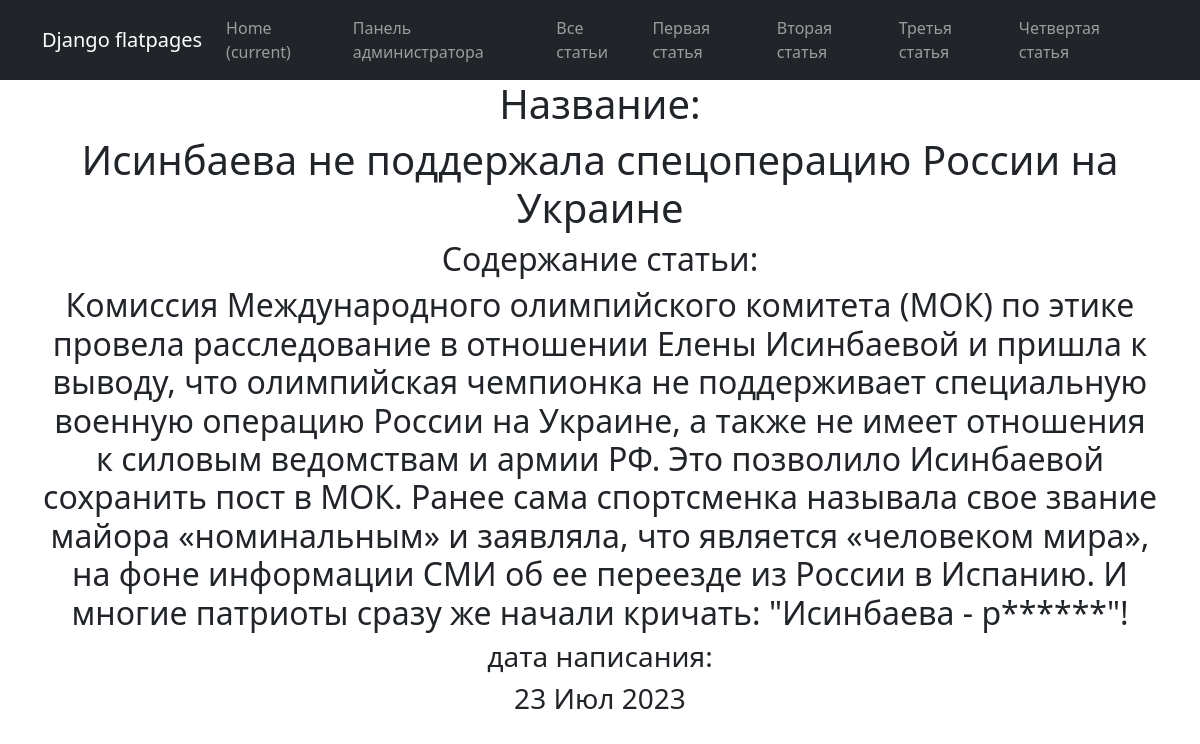
Screenshot of /news/1 with the database file from the repository.
### news/models.py (models this page shows, shortened)
class Post(models.Model):
    author = models.ForeignKey(Author, on_delete=models.CASCADE)
    name = models.CharField(max_length=100,choices = NewsArticles)
    time_in = models.DateTimeField (auto_now_add = True)
    categories = models.ManyToManyField(Category, through=PostCategory)
    title = models.CharField(max_length = 100)
    text = models.TextField()
    rating = models.IntegerField(default=0)

### news/views.py (the view)
# urls.py: path('<int:pk>', PostDetail.as_view()),
class PostDetail(DetailView):
    model = Post
    template_name = 'Post.html'
    context_object_name = 'post'

### news/templatetags/custom_censor.py (called while the page is built)
def censor(value):
   STOP_LIST = [
   'редиска',
   'хрен',
   'блин',
   'писец',
   'писос'
]
   for word in STOP_LIST:
      value = value.replace(word, word[:1]+'*' * (len(word)-1))
   return value

### templates/post.html (shortened to what this page needs)
{% extends 'flatpages/default.html' %}
{% load custom_censor %}
{% block content %}
<h1> Название: </h1>
<h1>{{ post.title|censor }}</h1>
<h2>Содержание статьи:</h2>
<h2>{{ post.text|censor }}</h2>
<h3>дата написания:</h3>
<h3>{{ post.time_in|date:'d M Y' }}</h3>
{% endblock content %}

### rows the page displays
Post: title|censor "Исинбаева не поддержала спецоперацию России на Украине", text|censor "Комиссия Международного олимпийского комитета (МОК) по этике провела расследование в отношении Елены Исинбаевой и пришла к выводу, что олимпийская чемпионка не поддерживает специальную военную операцию России на Украине, а также не имеет отношения к силовым ведомствам и армии РФ. Это позволило Исинбаевой сохранить пост в МОК. Ранее сама спортсменка называла свое звание майора «номинальным» и заявляла, что является «человеком мира», на фоне информации СМИ об ее переезде из России в Испанию. И многие патриоты сразу же начали кричать: \"Исинбаева - р******\"!", time_in "23 Июл 2023"
